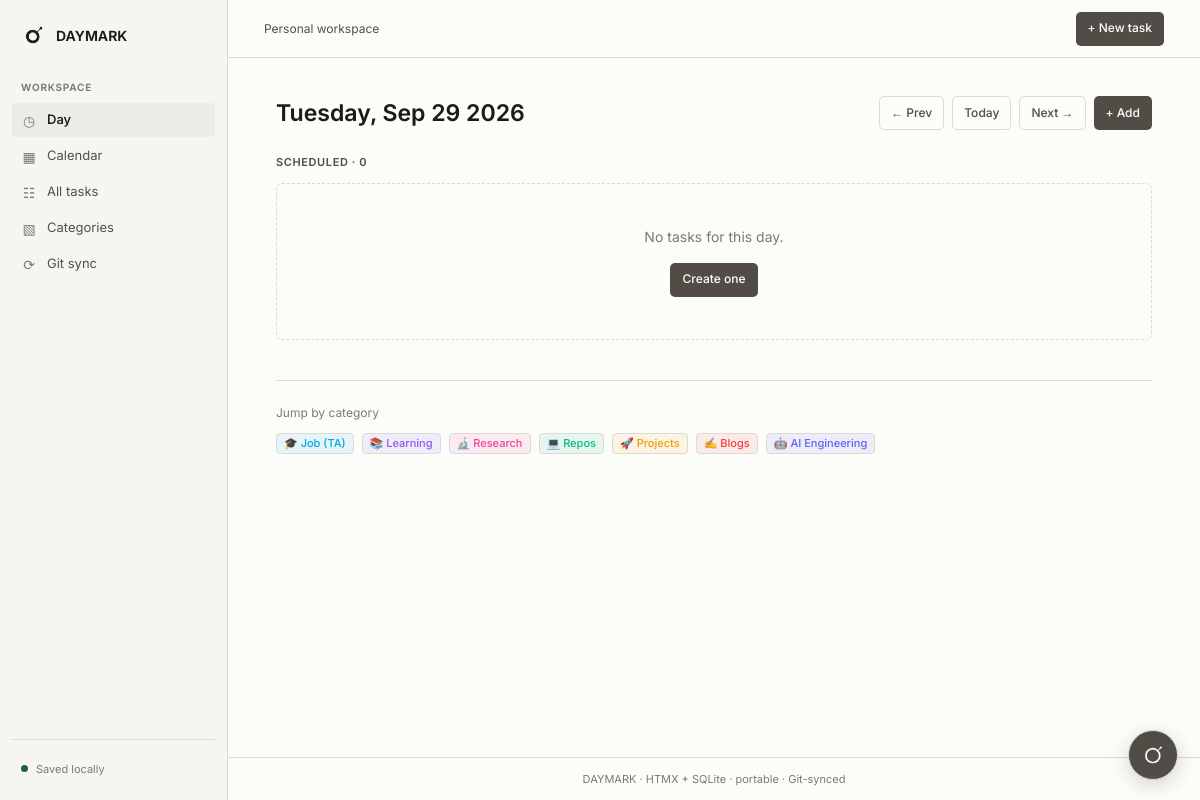
Before: /day/2026-09-29 with the older database file.
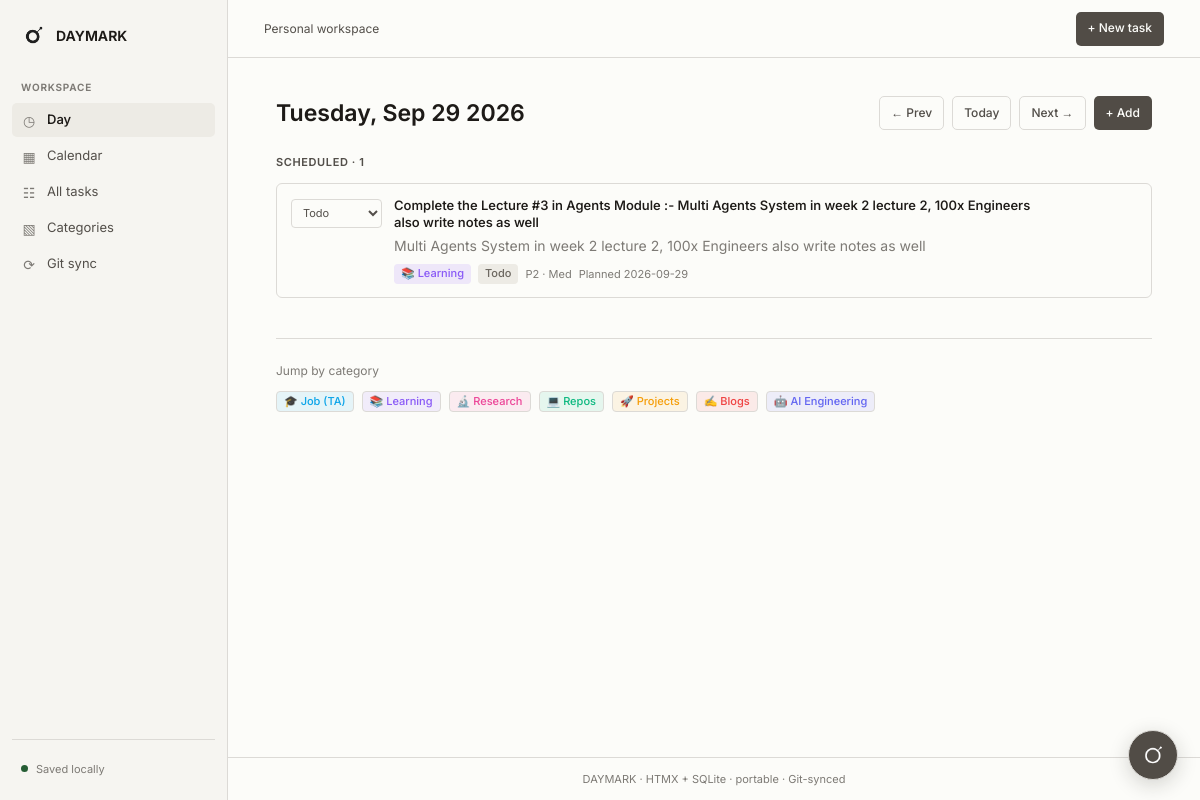
After: the same page with the newer database file.
### tables this page shows
CREATE TABLE categories (
            id INTEGER PRIMARY KEY AUTOINCREMENT,
            name TEXT NOT NULL UNIQUE,
            color TEXT DEFAULT '#6366f1',
            icon TEXT DEFAULT '📁',
            sort_order INTEGER DEFAULT 0,
            created_at TEXT DEFAULT (datetime('now'))
        );

CREATE TABLE tasks (
            id INTEGER PRIMARY KEY AUTOINCREMENT,
            title TEXT NOT NULL,
            description TEXT DEFAULT '',
            category_id INTEGER,
            due_date TEXT,
            status TEXT DEFAULT 'todo' CHECK(status IN ('todo', 'doing', 'done', 'blocked')),
            priority INTEGER DEFAULT 2 CHECK(priority BETWEEN 1 AND 4),
            created_at TEXT DEFAULT (datetime('now')),
            updated_at TEXT DEFAULT (datetime('now')),
            completed_at TEXT, deadline TEXT, series_id TEXT, recurrence_unit TEXT, recurrence_interval INTEGER DEFAULT 1, recurrence_count INTEGER DEFAULT 1,
            FOREIGN KEY (category_id) REFERENCES categories(id) ON DELETE SET NULL
        );

### app.py (the view)
@app.route("/day")
@app.route("/day/<day>")
def day_view(day=None):
    if day is None:
        day = today_str()
    d = parse_date(day) or date.today()
    day = d.isoformat()
    db = get_db()
    tasks = db.execute("""
        SELECT t.*, c.name as cat_name, c.color as cat_color, c.icon as cat_icon
        FROM tasks t
        LEFT JOIN categories c ON t.category_id = c.id
        WHERE t.due_date = ? OR (t.due_date IS NULL AND date(t.created_at) = ?)
        ORDER BY t.priority DESC, t.status, t.created_at
    """, (day, day)).fetchall()
    overdue = db.execute("""
        SELECT t.*, c.name as cat_name, c.color as cat_color, c.icon as cat_icon
        FROM tasks t
        LEFT JOIN categories c ON t.category_id = c.id
        WHERE COALESCE(t.deadline, t.due_date) < ? AND t.status != 'done'
        ORDER BY COALESCE(t.deadline, t.due_date), t.priority DESC
    """, (day,)).fetchall()
    categories = db.execute(
        "SELECT * FROM categories ORDER BY sort_order, name"
    ).fetchall()
    prev_day = (d - timedelta(days=1)).isoformat()
    next_day = (d + timedelta(days=1)).isoformat()
    is_today = day == today_str()
    return render_template(
        "day.html",
        tasks=tasks,
        overdue=overdue,
        categories=categories,
        day=day,
        day_display=d.strftime("%A, %b %d %Y"),
        prev_day=prev_day,
        next_day=next_day,
        is_today=is_today,
        status_badge=status_badge,
        priority_label=priority_label,
    )

### app.py (called while the page is built)
def get_db():
    if "db" not in g:
        DATA_DIR.mkdir(exist_ok=True)
        g.db = sqlite3.connect(DB_PATH)
        g.db.row_factory = sqlite3.Row
        g.db.execute("PRAGMA foreign_keys = ON")
    return g.db

def parse_date(s):
    if not s:
        return None
    try:
        return datetime.strptime(s, "%Y-%m-%d").date()
    except ValueError:
        return None

def today_str():
    return date.today().isoformat()

def status_badge(status):
    map_ = {
        "todo": ("bg-slate-100 text-slate-700", "Todo"),
        "doing": ("bg-amber-100 text-amber-800", "Doing"),
        "done": ("bg-emerald-100 text-emerald-800", "Done"),
        "blocked": ("bg-rose-100 text-rose-800", "Blocked"),
    }
    return map_.get(status, map_["todo"])

def priority_label(p):
    return {1: "Low", 2: "Med", 3: "High", 4: "Urgent"}.get(p, "Med")

@app.before_request
def ensure_db():
    init_db()

### templates/day.html (shortened to what this page needs)
{% extends "base.html" %}
{% block content %}
<div class="flex flex-col sm:flex-row sm:items-center justify-between gap-4 mb-6">
  <div>
    <h1 class="page-heading">{{ day_display }}</h1>
  </div>
  <div class="flex items-center gap-2">
    <a href="{{ url_for('day_view', day=prev_day) }}" class="btn btn-ghost border border-border">← Prev</a>
    <a href="{{ url_for('day_view') }}" class="btn btn-ghost border border-border">Today</a>
    <a href="{{ url_for('day_view', day=next_day) }}" class="btn btn-ghost border border-border">Next →</a>
    <a href="{{ url_for('task_new', due=day) }}" class="btn btn-primary">+ Add</a>
  </div>
</div>
<section>
  <h2 class="section-heading mb-3">
    Scheduled · {{ tasks|length }}
  </h2>
  {% if tasks %}
    <div class="space-y-2" id="task-list">
      {% for task in tasks %}
        {% include "partials/task_card.html" %}
      {% endfor %}
    </div>
  {% else %}
    <div class="empty-state">
      <p class="text-muted mb-4">No tasks for this day.</p>
      <a href="{{ url_for('task_new', due=day) }}" class="btn btn-primary">Create one</a>
    </div>
  {% endif %}
</section>
{% if categories %}
<div class="mt-10 pt-6 border-t border-border">
  <p class="text-xs text-muted mb-3">Jump by category</p>
  <div class="flex flex-wrap gap-2">
    {% for c in categories %}
      <a href="{{ url_for('tasks_list', cat=c.id) }}"
         class="badge border border-border hover:border-white/20 transition"
         style="background: {{ c.color }}18; color: {{ c.color }}">
        {{ c.icon }} {{ c.name }}
      </a>
    {% endfor %}
  </div>
</div>
{% endif %}
{% endblock %}

### templates/base.html (shortened to what this page needs)
<!DOCTYPE html>
<html lang="en" class="h-full">
<head>
  <script src="https://cdn.tailwindcss.com"></script>
  <link rel="stylesheet" href="{{ url_for('static', filename='app.css') }}">
</head>
<body>
  <div class="app-shell">
    <aside class="sidebar" aria-label="Workspace navigation">
      <a href="{{ url_for('day_view') }}" class="brand">
        <img class="brand-logo" src="{{ url_for('static', filename='daymark_logo.png') }}" alt="" /> DAYMARK
      </a>
      <p class="workspace-label">Workspace</p>
      <nav class="sidebar-nav" aria-label="Primary">
        <a href="{{ url_for('day_view') }}" class="nav-link" {% if request.endpoint == 'day_view' %}aria-current="page"{% endif %}>
          <span class="nav-glyph" aria-hidden="true">◷</span> Day
        </a>
        <a href="{{ url_for('calendar_view') }}" class="nav-link" {% if request.endpoint == 'calendar_view' %}aria-current="page"{% endif %}>
          <span class="nav-glyph" aria-hidden="true">▦</span> Calendar
        </a>
        <a href="{{ url_for('tasks_list') }}" class="nav-link" {% if request.endpoint in ['tasks_list', 'task_new', 'task_edit'] %}aria-current="page"{% endif %}>
          <span class="nav-glyph" aria-hidden="true">☷</span> All tasks
        </a>
        <a href="{{ url_for('categories_list') }}" class="nav-link" {% if request.endpoint in ['categories_list', 'category_new', 'category_edit'] %}aria-current="page"{% endif %}>
          <span class="nav-glyph" aria-hidden="true">▧</span> Categories
        </a>
        <a href="{{ url_for('git_sync') }}" class="nav-link" {% if request.endpoint == 'git_sync' %}aria-current="page"{% endif %}>
          <span class="nav-glyph" aria-hidden="true">⟳</span> Git sync
        </a>
      </nav>
      <div class="sidebar-bottom">
        <div class="local-note"><span class="local-dot" aria-hidden="true"></span>Saved locally</div>
      </div>
    </aside>
    <div class="main-column">
      <header class="topbar">
        <span class="workspace-title">Personal workspace</span>
        <div class="topbar-actions">
          <a href="{{ url_for('task_new') }}" class="btn btn-primary">+ New task</a>
        </div>
      </header>
      <main class="content-shell">
        {% block content %}{% endblock %}
      </main>
      <footer class="app-footer">DAYMARK · HTMX + SQLite · portable · Git-synced</footer>
    </div>
  </div>
  <section class="agent-widget" aria-label="DAYMARK assistant">
    <button type="button" id="agent-toggle" class="agent-toggle" aria-label="Open task assistant" aria-expanded="false" aria-controls="agent-panel" title="Open task assistant">
      <img class="agent-logo" src="{{ url_for('static', filename='daymark_logo_wh.png') }}" alt="">
    </button>
  </section>
</body>
</html>

### templates/partials/task_card.html (shortened to what this page needs)
<div id="task-{{ task.id }}"
    class="card task-card flex items-start group">
  <form hx-post="{{ url_for('task_status', tid=task.id) }}"
        hx-target="#task-{{ task.id }}"
        hx-swap="outerHTML"
        class="shrink-0 mt-0.5">
    <select name="status" onchange="this.form.requestSubmit()"
            class="status-select" aria-label="Status for {{ task.title }}">
      <option value="todo" {% if task.status=='todo' %}selected{% endif %}>Todo</option>
    </select>
  </form>
  <div class="flex-1 min-w-0">
    <div class="flex items-start justify-between gap-2">
      <a href="{{ url_for('task_edit', tid=task.id) }}"
         class="task-title leading-snug {% if task.status=='done' %}is-done line-through{% endif %}">
        {{ task.title }}
      </a>
    </div>
    {% if task.description %}
      <p class="text-sm text-muted mt-1 line-clamp-2">{{ task.description }}</p>
    {% endif %}
    <div class="task-meta">
      {% if task.cat_name %}
        <span class="badge" style="background: {{ task.cat_color }}22; color: {{ task.cat_color }}">
          {{ task.cat_icon }} {{ task.cat_name }}
        </span>
      {% endif %}
      {% set badge_cls, badge_label = status_badge(task.status) %}
      <span class="badge {{ badge_cls }}">{{ badge_label }}</span>
      <span class="text-muted">P{{ task.priority }} · {{ priority_label(task.priority) }}</span>
      {% if task.due_date %}
        <span class="text-muted">Planned {{ task.due_date }}</span>
      {% endif %}
    </div>
  </div>
</div>

Changed rows visible on the page:
added tasks: status "Todo", title "Complete the Lecture #3 in Agents Module :- Multi Agents System in week 2 lecture 2, 100x Engineers also write notes as well", description "Multi Agents System in week 2 lecture 2, 100x Engineers also write notes as well", cat_icon "📚", cat_name "Learning", priority "2", priority "Med", due_date "2026-09-29"
Other visible differences:
{{ tasks|length }}: "0" → "1"
text no longer shown: "No tasks for this day. Create one"
